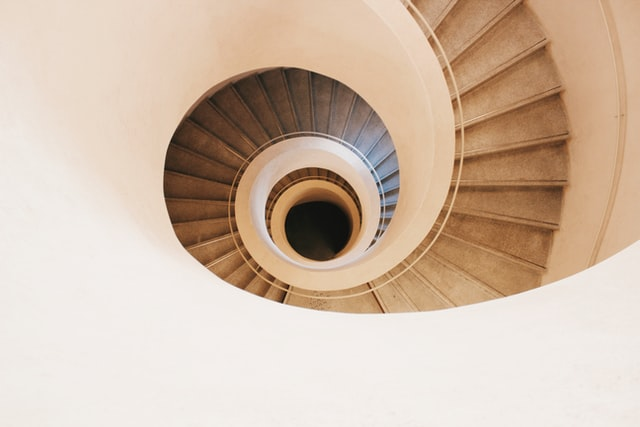
#> input picture Lab 3/prelab 3/spiral.jpg, 640 x 427 px
$ jupyter execute Main_MatthieuRoux_20013052.ipynb
#> lines starting #> are read from the running program, lines starting #| are printed output that depends on the picture; after the words box and inside, x2 and y2 are one past the last pixel; in counts of white or black regions, pixels touching at a corner belong together
# ELEC 474 Prelab 3
Matthieu Roux, 20013052

[cell 1]
import numpy as np
import cv2

spiral_url = "spiral.jpg"
lines_url = "lines.jpg"
custom_image_url = "custom_image.png"

img_path = spiral_url

img = cv2.cvtColor(cv2.imread(img_path), cv2.COLOR_BGR2GRAY)
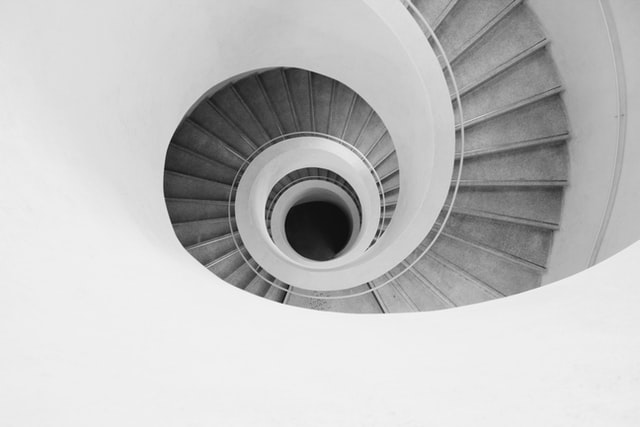
#> img: shape (427, 640); min 10, max 249, mean 191.8

img_height = img.shape[0]
#> img_height = 427
img_width = img.shape[1]
#> img_width = 640

## 1 General Edge Detection

### 1.1 Smooth img using the GaussianBlur() method

[cell 2]
img = cv2.GaussianBlur(src=img, ksize=(0, 0), sigmaX=2)

### 1.2 and 1.3 Sobel’s Edge Detection Masks

[cell 3]
def sobel_edge_detection(img):
    sobel_x_filter = np.array([[-1, 0, 1], [-2, 0, 2], [-1, 0, 1]])
    sobel_y_filter = np.array([[1, 2, 1], [0, 0, 0], [-1, -2, -1]])

    sobel_x = cv2.filter2D(img, 5, sobel_x_filter)
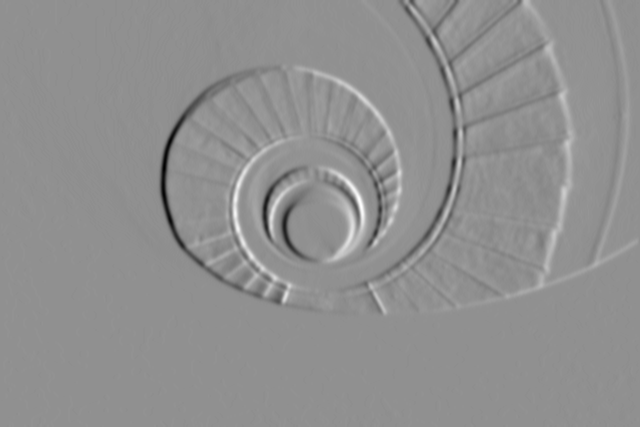
#> sobel_x: shape (427, 640) float32; min -254, max 194, mean -0.3; drawn with min black and max white
    sobel_y = cv2.filter2D(img, 5, sobel_y_filter)
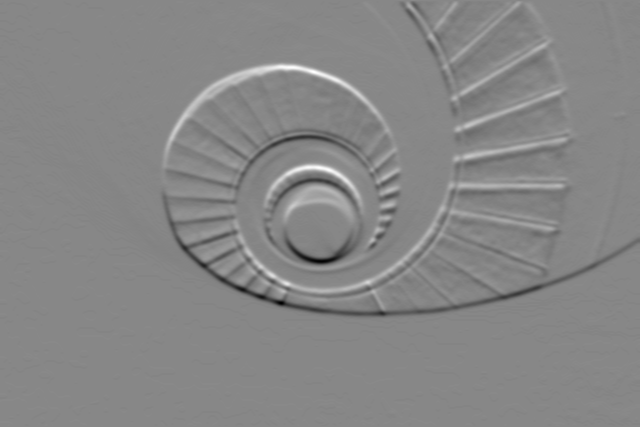
#> sobel_y: shape (427, 640) float32; min -241, max 214, mean -0.9; drawn with min black and max white
    return sobel_x, sobel_y


i_x, i_y = sobel_edge_detection(img)

### 1.4 Get the Gradient Magnitude G(i,j) of the image by combining `i_x` and `i_y`

[cell 4]
def gradient_magnitude(i_x, i_y):
    gradient_magnitude = np.zeros(img.shape)
    for index in np.ndindex(img.shape):
        gradient_magnitude[index] = abs(i_x[index]) + abs(i_y[index])
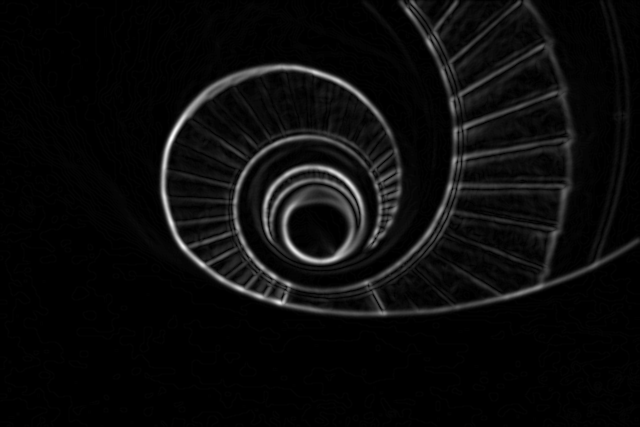
#> gradient_magnitude: shape (427, 640) float64; min 0, max 344, mean 15.9; drawn with min black and max white
    gradient_magnitude *= 255 / np.amax(gradient_magnitude)
    return gradient_magnitude.astype(np.uint8)


gm = gradient_magnitude(i_x, i_y)

### 1.5 Thresholding

[cell 5]
threshold = 18


def apply_threshold(img, threshold):
#> called with threshold = 18
    output_img = (img > threshold) * 255
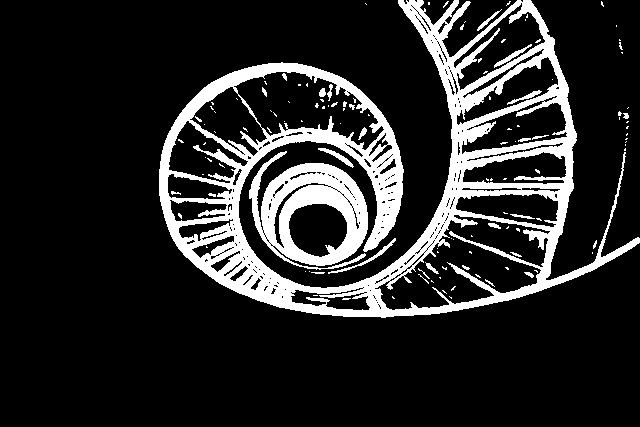
#> output_img: shape (427, 640) int64; 16% white; 126 white regions (99 under 20 px), largest, box (x1, y1, x2, y2) and area: (159, 0, 640, 318) 34856, (249, 151, 368, 270) 6773, (328, 238, 396, 274) 211
    return output_img.astype(np.uint8)

### Rendering and running Part 1

[cell 6]
# reset all is used to reset the image
def reset_all():
    global img
    img = cv2.cvtColor(cv2.imread(img_path), cv2.COLOR_BGR2GRAY)


# Rendering
window_name = "global"
cv2.namedWindow(window_name)

# on_trackbar is called when the trackbar is changed, it updates the threshold
def on_trackbar(val):
    global threshold, img_sober, gm
    threshold = val
    img_sober = apply_threshold(gm, threshold)


img_sober = apply_threshold(gm, threshold)

# create trackbar
cv2.createTrackbar("Threshold", window_name, threshold, 255, on_trackbar)
while True:
    # Wait a little bit for the image to re-draw
    key = cv2.waitKey(5)
#> (key x is pressed here)
    cv2.imshow(window_name, img_sober)

    # If an x is pressed, the window will close
    if key == ord("x"):
        break
cv2.destroyAllWindows()

## Part 2: Canny Edges Detection

[cell 7]
threshold_low = 50
threshold_hi = 150


def on_trackbar_low(val):
    global threshold_low, img_canny
    if val > threshold_hi:
        threshold_low = threshold_hi - 1
    else:
        threshold_low = val
    img_canny = canny_edge_detection(img)


def on_trackbar_hi(val):
    global threshold_hi, img_canny
    if val < threshold_low:
        threshold_hi = threshold_low + 1
    else:
        threshold_hi = val
    img_canny = canny_edge_detection(img)


def canny_edge_detection(img):
    return cv2.Canny(img, threshold1=threshold_low, threshold2=threshold_hi)
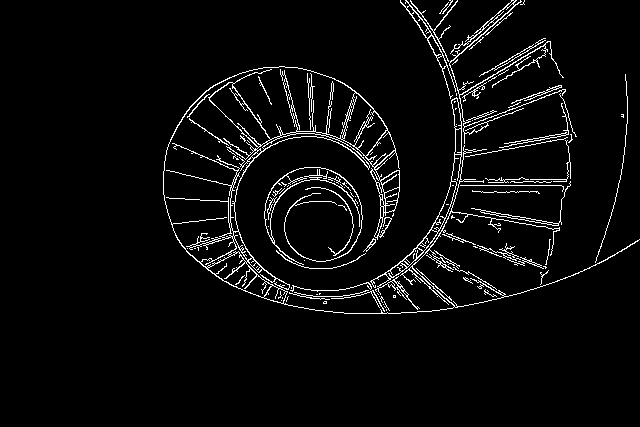
#> returned value: shape (427, 640); 4.2% white in thin lines or dots, all inside (x1, y1, x2, y2) = (163, 0, 640, 314)


# Rendering
window_name = "canny"
cv2.namedWindow(window_name)

reset_all()
img_canny = canny_edge_detection(img)
cv2.createTrackbar("Low Threshold", window_name, threshold_low, 255, on_trackbar_low)
cv2.createTrackbar("High Threshold", window_name, threshold_hi, 255, on_trackbar_hi)

while True:
    # Wait a little bit for the image to re-draw
    key = cv2.waitKey(5)
#> (key x is pressed here)
#> in apply_threshold (call 2), `output_img = (img > threshold) * 255`: output_img: shape (427, 640) int64; 62% white; 1468 black regions (1127 under 20 px), largest, box (x1, y1, x2, y2) and area: (78, 250, 480, 427) 17533, (15, 221, 309, 427) 16925, (185, 321, 419, 406) 8355
    cv2.imshow(window_name, img_canny)

    # If an x is pressed, the window will close
    if key == ord("x"):
        break
cv2.destroyAllWindows()

[cell 8]
# run this if you are having issues with closing the windows (happens to me sometimes)
cv2.destroyAllWindows()

## 3. Comparison of General and Canny Edge Detectors

[cell 9]
def get_difference_ratio(img1, img2):
    img_mask = img1 == img2
    number_of_pixels = img1.shape[0] * img1.shape[1]
#> number_of_pixels = 273280
    return sum(sum(img_mask)) / number_of_pixels

similarity_arr = [get_difference_ratio(img_canny, apply_threshold(gm, threshold)) for threshold in range(255)]
#> in apply_threshold (call 3), `output_img = (img > threshold) * 255`: output_img: shape (427, 640) int64; 55.6% white; 1632 black regions (1240 under 20 px), largest, box (x1, y1, x2, y2) and area: (78, 250, 481, 427) 27487, (0, 186, 310, 427) 22393, (343, 318, 574, 427) 8773
#> call 4 of apply_threshold, with threshold = 2
#> in apply_threshold (call 4), `output_img = (img > threshold) * 255`:
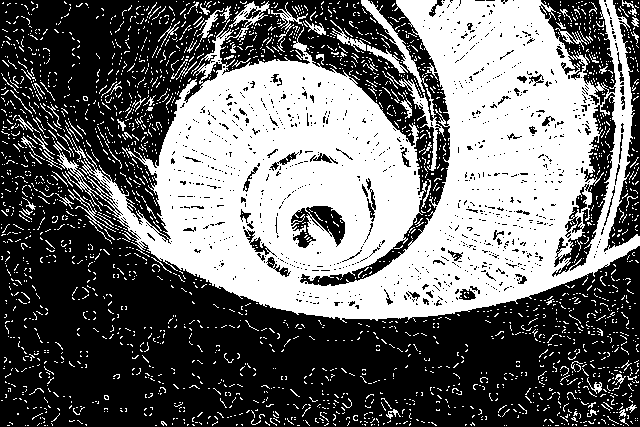
#> output_img: shape (427, 640) int64; 43% white; 2490 white regions (2399 under 20 px), largest, box (x1, y1, x2, y2) and area: (53, 0, 640, 323) 100976, (361, 0, 428, 92) 771, (387, 72, 444, 171) 714
#> in get_difference_ratio (call 3), `img_mask = img1 == img2`:
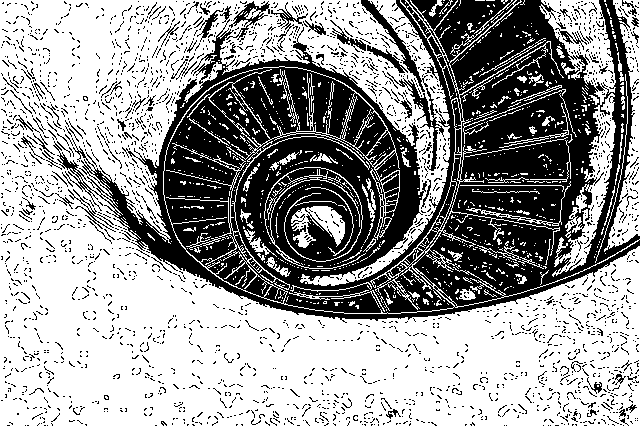
#> img_mask: shape (427, 640) bool; 61% white; 2495 black regions (2404 under 20 px), largest, box (x1, y1, x2, y2) and area: (53, 0, 640, 323) 89825, (361, 0, 428, 92) 771, (387, 72, 444, 171) 714
#> in apply_threshold (call 6), `output_img = (img > threshold) * 255`: output_img: shape (427, 640) int64; 33.8% white; 230 white regions (207 under 20 px), largest, box (x1, y1, x2, y2) and area: (107, 0, 640, 320) 90180, (361, 0, 421, 81) 564, (431, 128, 437, 170) 131
#> in get_difference_ratio (call 5), `img_mask = img1 == img2`: img_mask: shape (427, 640) bool; 70.1% white; 235 black regions (212 under 20 px), largest, box (x1, y1, x2, y2) and area: (107, 0, 640, 320) 79389, (361, 0, 421, 81) 564, (431, 128, 437, 170) 131
#> in apply_threshold (call 7), `output_img = (img > threshold) * 255`: output_img: shape (427, 640) int64; 30% white; 81 white regions (72 under 20 px), largest, box (x1, y1, x2, y2) and area: (156, 0, 640, 319) 80606, (124, 208, 182, 264) 472, (361, 0, 419, 77) 413
#> in get_difference_ratio (call 6), `img_mask = img1 == img2`: img_mask: shape (427, 640) bool; 73.7% white; 92 black regions (82 under 20 px), largest, box (x1, y1, x2, y2) and area: (156, 0, 640, 319) 70291, (124, 208, 182, 264) 472, (361, 0, 419, 77) 413
#> in apply_threshold (call 9), `output_img = (img > threshold) * 255`: output_img: shape (427, 640) int64; 27.9% white; 83 white regions (75 under 20 px), largest, box (x1, y1, x2, y2) and area: (157, 0, 640, 319) 75432, (362, 0, 417, 73) 312, (128, 214, 166, 253) 143
#> in get_difference_ratio (call 8), `img_mask = img1 == img2`: img_mask: shape (427, 640) bool; 75.6% white; 100 black regions (91 under 20 px), largest, box (x1, y1, x2, y2) and area: (157, 0, 640, 319) 65635, (362, 0, 417, 73) 312, (128, 214, 166, 253) 143
#> in apply_threshold (call 10), `output_img = (img > threshold) * 255`: output_img: shape (427, 640) int64; 25.6% white; 132 white regions (121 under 20 px), largest, box (x1, y1, x2, y2) and area: (157, 0, 640, 318) 68772, (600, 0, 617, 67) 214, (362, 0, 400, 41) 207
#> in get_difference_ratio (call 9), `img_mask = img1 == img2`: img_mask: shape (427, 640) bool; 77.7% white; 144 black regions (135 under 20 px), largest, box (x1, y1, x2, y2) and area: (157, 0, 640, 318) 59701, (600, 0, 617, 67) 214, (362, 0, 400, 41) 207
#> in apply_threshold (call 12), `output_img = (img > threshold) * 255`: output_img: shape (427, 640) int64; 23.8% white; 114 white regions (101 under 20 px), largest, box (x1, y1, x2, y2) and area: (158, 0, 640, 318) 63841, (600, 0, 617, 64) 179, (363, 0, 397, 37) 157
#> in get_difference_ratio (call 11), `img_mask = img1 == img2`: img_mask: shape (427, 640) bool; 79.4% white; 126 black regions (115 under 20 px), largest, box (x1, y1, x2, y2) and area: (158, 0, 640, 318) 55319, (600, 0, 617, 64) 179, (363, 0, 397, 37) 157
#> in apply_threshold (call 13), `output_img = (img > threshold) * 255`: output_img: shape (427, 640) int64; 21.6% white; 126 white regions (88 under 20 px), largest, box (x1, y1, x2, y2) and area: (158, 0, 640, 318) 55515, (301, 222, 407, 275) 518, (608, 0, 628, 79) 270
#> in get_difference_ratio (call 12), `img_mask = img1 == img2`: img_mask: shape (427, 640) bool; 81.3% white; 137 black regions (102 under 20 px), largest, box (x1, y1, x2, y2) and area: (158, 0, 640, 318) 47850, (301, 222, 407, 275) 518, (608, 0, 628, 86) 272
#> in apply_threshold (call 15), `output_img = (img > threshold) * 255`: output_img: shape (427, 640) int64; 20.1% white; 143 white regions (100 under 20 px), largest, box (x1, y1, x2, y2) and area: (158, 0, 640, 318) 51571, (301, 223, 407, 275) 450, (314, 147, 357, 170) 238
#> in get_difference_ratio (call 14), `img_mask = img1 == img2`: img_mask: shape (427, 640) bool; 82.7% white; 161 black regions (128 under 20 px), largest, box (x1, y1, x2, y2) and area: (158, 0, 640, 318) 44708, (301, 223, 407, 275) 450, (314, 147, 357, 170) 238
#> in apply_threshold (call 16), `output_img = (img > threshold) * 255`: output_img: shape (427, 640) int64; 18.5% white; 163 white regions (129 under 20 px), largest, box (x1, y1, x2, y2) and area: (158, 0, 640, 318) 47793, (302, 234, 401, 274) 361, (315, 147, 356, 169) 208
#> in get_difference_ratio (call 15), `img_mask = img1 == img2`: img_mask: shape (427, 640) bool; 84% white; 183 black regions (158 under 20 px), largest, box (x1, y1, x2, y2) and area: (158, 0, 640, 318) 35734, (248, 150, 369, 267) 5892, (302, 234, 401, 274) 361
#> in apply_threshold (call 18), `output_img = (img > threshold) * 255`:
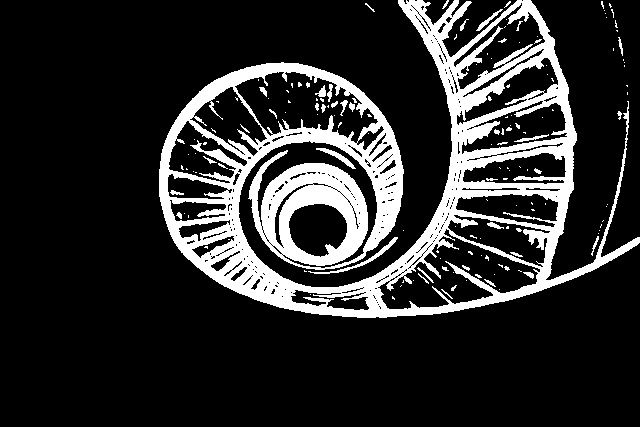
#> output_img: shape (427, 640) int64; 17.3% white; 154 white regions (117 under 20 px), largest, box (x1, y1, x2, y2) and area: (159, 0, 640, 318) 44902, (308, 237, 398, 274) 294, (316, 148, 356, 169) 184
#> in get_difference_ratio (call 17), `img_mask = img1 == img2`: img_mask: shape (427, 640) bool; 85% white; 164 black regions (137 under 20 px), largest, box (x1, y1, x2, y2) and area: (159, 0, 640, 318) 33344, (248, 150, 368, 267) 5728, (308, 237, 398, 274) 294
#> in get_difference_ratio (call 18), `img_mask = img1 == img2`:
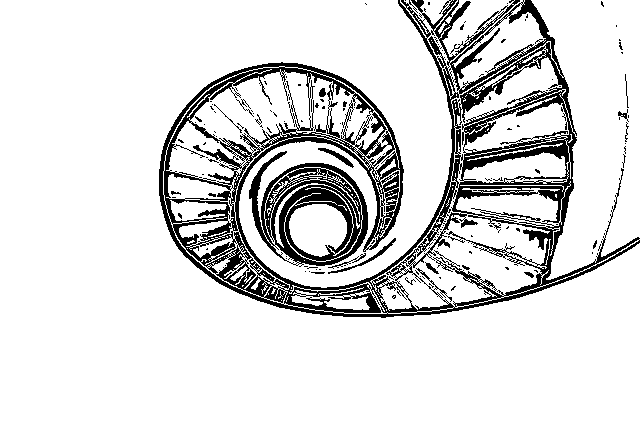
#> img_mask: shape (427, 640) bool; 86.1% white; 132 black regions (113 under 20 px), largest, box (x1, y1, x2, y2) and area: (159, 0, 640, 318) 30875, (249, 151, 368, 267) 5572, (328, 238, 396, 274) 211
#> similarity_arr = 255 values, max 0.958 at index 197, min 0.422 at index 0, mean 0.932

import matplotlib.pyplot as plt
plt.plot(similarity_arr)
plt.ylabel('Similarity')
plt.xlabel('Threshold')
plt.show()
